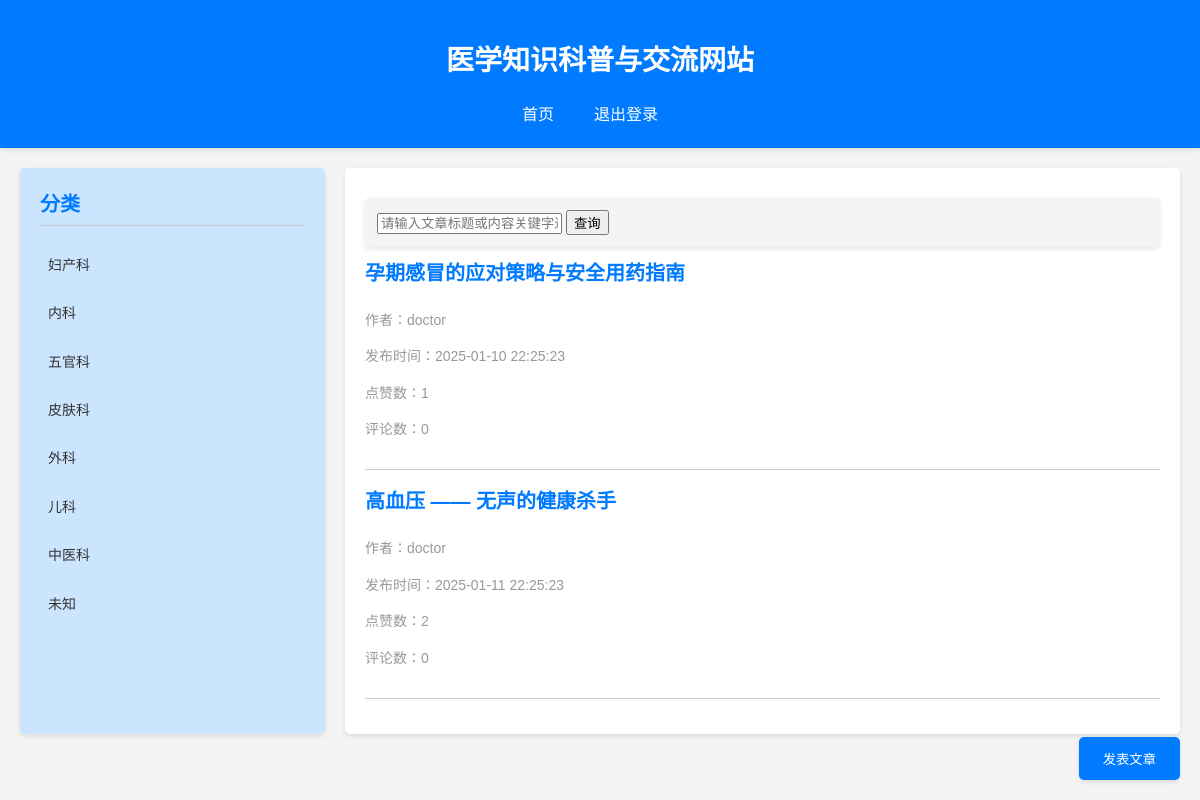
/article_list (signed in), run on the app's committed database.
### models.py (models this page shows)
class Category(db.Model):
    __tablename__ = "categories"
    id = db.Column(db.Integer, primary_key=True)
    category_name = db.Column(db.String(50), nullable=False)

class Article(db.Model):
    __tablename__ = "articles"
    id = db.Column(db.Integer, primary_key=True)
    title = db.Column(db.String(100), nullable=False)
    content = db.Column(db.Text, nullable=False)
    publish_time = db.Column(db.DateTime)
    author_id = db.Column(db.Integer, db.ForeignKey("users.id"))
    category_id = db.Column(db.Integer, db.ForeignKey("categories.id"))
    views = db.Column(db.Integer, default=0)
    likes = db.Column(db.Integer, default=0)
    comments = db.Column(db.Integer, default=0)

class User(db.Model, UserMixin):
    __tablename__ = "users"
    id = db.Column(db.Integer, primary_key=True)
    is_active = db.Column(db.Boolean, default=True)
    username = db.Column(db.String(50), unique=True, nullable=False)
    password = db.Column(db.String(255), nullable=False)
    email = db.Column(db.String(100), nullable=False)
    name = db.Column(db.String(50))
    age = db.Column(db.Integer)
    gender = db.Column(db.Enum("男", "女", "其他"))
    role = db.Column(db.Enum(UserRole), nullable=False)
    register_time = db.Column(db.DateTime)
    last_login_time = db.Column(db.DateTime)

### app.py (the view)
@app.route("/article_list", methods=["GET"])
@login_required
def article_list():
    articles = Article.query.all()
    categories = Category.query.all()
    author_ids = [article.author_id for article in articles]
    authors = {
        user.id: user.username
        for user in User.query.filter(User.id.in_(author_ids)).all()
    }
    return render_template(
        "article_list.html",
        articles=articles,
        categories=categories,
        User=User,
        authors=authors,
        UserRole=UserRole,
    )

### app.py (called while the page is built)
@login_manager.user_loader
def load_user(user_id):
    return User.query.get(int(user_id))

### templates/article_list.html (shortened to what this page needs)
<!DOCTYPE html>
<html lang="en">
<head>
    <link rel="stylesheet" href="{{ url_for('static', filename='css/style.css') }}">
</head>
<body>
    <header>
        <h1>医学知识科普与交流网站</h1>
        <nav>
            <ul>
                <li><a href="{{ url_for('index') }}">首页</a></li>
                <li><a href="{{ url_for('logout') }}">退出登录</a></li>
            </ul>
        </nav>
    </header>
    <div class="container">
        <div class="category-sidebar">
            <h3>分类</h3>
            <ul class="category-list">
                {% for category in categories %}
                <li data-category-id="{{ category.id }}">{{ category.category_name }}</li>
                {% endfor %}
            </ul>
        </div>
        <div class="article-list">
            <div class="search-bar">
                <form id="search-form" method="post" action="{{ url_for('article_list_search') }}">
                    <input type="text" id="search-keyword" name="search_keyword" placeholder="请输入文章标题或内容关键字进行查询">
                    <input type="submit" value="查询">
                </form>
            </div>
            {% for article in articles %}
            <div class="article-item">
                <h3 class="article-title"><a
                        href="{{ url_for('article_detail', article_id=article.id) }}">{{article.title }}</a></h3>
                <p class="article-meta">作者：{{ User.query.get(article.author_id).username }}</p>
                <p class="article-meta">发布时间：{{ article.publish_time }}</p>
                <p class="article-meta">点赞数：{{ article.likes }}</p>
                <p class="article-meta">评论数：{{ article.comments }}</p>
            </div>
            {% endfor %}
        </div>
    </div>
    {% if current_user.role == UserRole.DOCTOR or current_user.role == UserRole.ADMIN %}
    <button class="btn-publish-article" id="new-article-btn">发表文章</button>
    {% else %}
    <p>你没有权限发表文章哦，该功能仅限医生及管理员使用。</p>
    {% endif %}
</body>
</html>

### static/css/style.css (style rules this page uses)
body { font-family: Arial, sans-serif; margin: 0; padding: 0; background-color: #f4f4f4; font-size: 14px; line-height: 1.6; color: #333; }
header { background-color: #007bff; color: #fff; padding: 20px; text-align: center; box-shadow: 0 2px 5px rgba(0, 0, 0, 0.1); }
nav ul { list-style-type: none; margin: 0; padding: 0; display: flex; justify-content: center; align-items: center; }
nav ul li { margin-right: 20px; }
nav ul li a { color: #fff; text-decoration: none; font-size: 16px; padding: 5px 10px; transition: all 0.3s ease; }
.container { display: flex; margin: 20px; gap: 20px; }
.category-sidebar { flex: 1; background-color: #cce5ff; padding: 20px; border-radius: 5px; box-shadow: 0 2px 5px rgba(0, 0, 0, 0.1); }
.category-sidebar h3 { margin-top: 0; color: #007bff; border-bottom: 1px solid #ccc; padding-bottom: 5px; font-size: 20px; }
.category-list { list-style: none; padding: 0; }
.category-list li { cursor: pointer; margin-bottom: 10px; transition: background-color 0.3s ease; padding: 8px; border-radius: 3px; }
.article-list { flex: 3; background-color: #fff; padding: 20px; border-radius: 5px; box-shadow: 0 2px 5px rgba(0, 0, 0, 0.1); }
.article-item { border-bottom: 1px solid #ccc; padding-bottom: 15px; margin-bottom: 15px; }
.article-title { font-size: 20px; font-weight: bold; margin-top: 0; transition: all 0.3s ease; }
.article-title a { color: #007bff; text-decoration: none; }
.article-meta { color: #999; font-size: 14px; }
.btn-publish-article { position: fixed; bottom: 20px; right: 20px; z-index: 1000; background-color: #007bff; color: #fff; border: none; padding: 12px 24px; border-radius: 5px; cursor: pointer; transition: background-color 0.3s ease; box-shadow: 0 2px 5px rgba(0, 0, 0, 0.1); }
.search-bar { margin: 10px 0; padding: 12px; background-color: #f4f4f4; border-radius: 5px; box-shadow: 0 2px 5px rgba(0, 0, 0, 0.1); }

### data on the page
Category: category_name "妇产科"
Category: category_name "内科"
Category: category_name "五官科"
Category: category_name "皮肤科"
Category: category_name "外科"
Category: category_name "儿科"
Category: category_name "中医科"
Category: category_name "未知"
Article: title "孕期感冒的应对策略与安全用药指南", publish_time "2025-01-10 22:25:23", likes "1", comments "0"
User: query.get "doctor"
Article: title "高血压 —— 无声的健康杀手", publish_time "2025-01-11 22:25:23", likes "2", comments "0"
